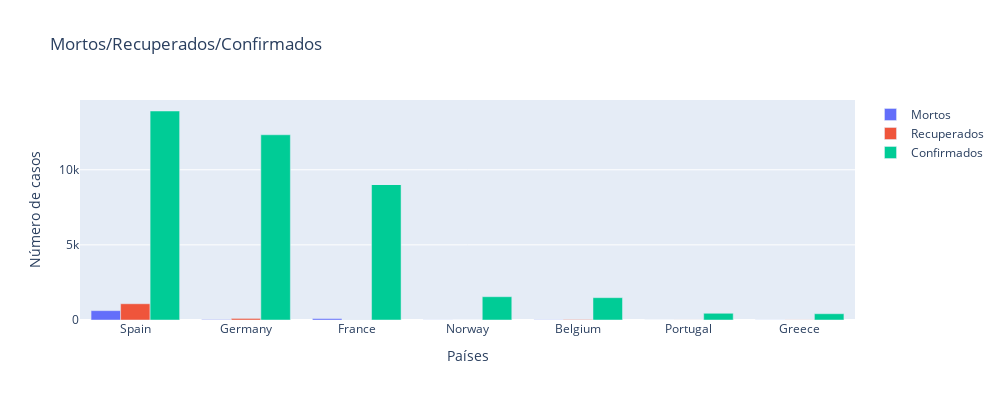

Write notebook code for a chart like this one.
### Code cell
europa = [ 'France', 'Germany', 'Spain', 'Belgium', 'Norway','Greece',  'Portugal']
temp=full_table.loc[full_table.Date == full_table.Date.max()]
temp=temp.reset_index()
temp=temp.loc[temp['Country/Region'].isin(europa)]

layout = go.Layout(height=400,width=1000)

fig = go.Figure(data=[
    go.Bar(name='Mortos', x=temp['Country/Region'], y=temp['Deaths']),
    go.Bar(name='Recuperados', x=temp['Country/Region'], y=temp['Recovered']),
    go.Bar(name='Confirmados', x=temp['Country/Region'], y=temp['Confirmed']),
],layout=layout)

fig.update_layout(
    title="Mortos/Recuperados/Confirmados",
    xaxis_title="Países",
    yaxis_title="Número de casos",
)

fig.show()

### Figure 1 — Plotly figure (JSON) as saved in the notebook; plotly's stock layout.template omitted (floating-point values rounded to 4 significant figures)
{"data": [{"name": "Mortos", "type": "bar", "x": ["Spain", "Germany", "France", "Norway", "Belgium", "Portugal", "Greece", "France", "France", "France", "France", "France"], "y": [623, 28, 148, 6, 14, 2, 5, 0, 0, 0, 0, 0]}, {"name": "Recuperados", "type": "bar", "x": ["Spain", "Germany", "France", "Norway", "Belgium", "Portugal", "Greece", "France", "France", "France", "France", "France"], "y": [1081, 105, 12, 1, 31, 3, 8, 0, 0, 0, 0, 0]}, {"name": "Confirmados", "type": "bar", "x": ["Spain", "Germany", "France", "Norway", "Belgium", "Portugal", "Greece", "France", "France", "France", "France", "France"], "y": [13910, 12327, 9043, 1550, 1486, 448, 418, 3, 0, 0, 0, 0]}], "layout": {"height": 400, "title": {"text": "Mortos/Recuperados/Confirmados"}, "width": 1000, "xaxis": {"autorange": true, "range": [-0.5, 6.5], "title": {"text": "Países"}, "type": "category"}, "yaxis": {"autorange": true, "range": [0, 14640.0], "title": {"text": "Número de casos"}, "type": "linear"}}}
